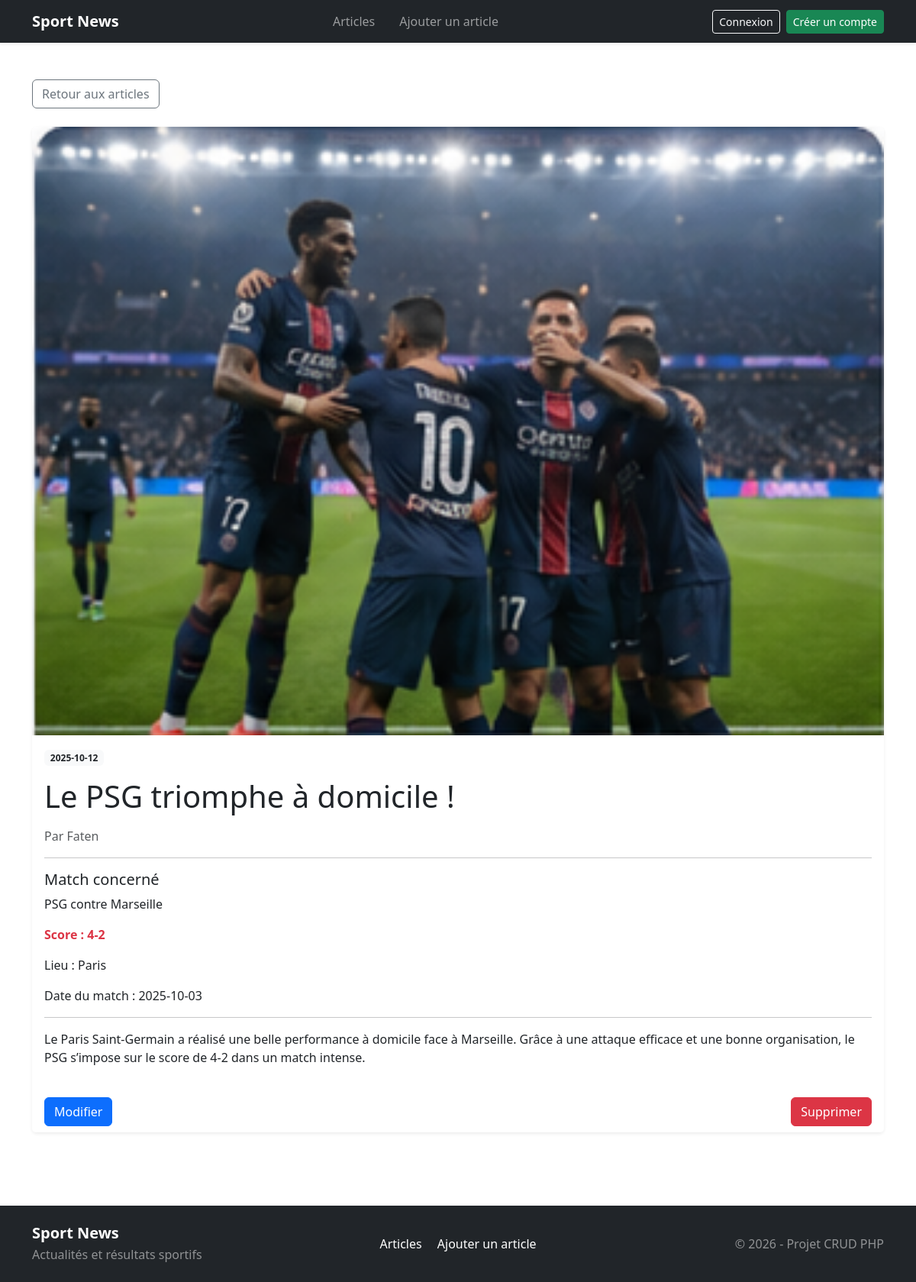
/article/1.html, run on the app's committed database.
### tables this page shows
CREATE TABLE `articles` (
  `id` int(11) NOT NULL,
  `titre` varchar(255) NOT NULL,
  `contenu` text NOT NULL,
  `auteur` varchar(100) NOT NULL,
  `image` varchar(255) NOT NULL,
  `date_publication` date NOT NULL,
  `match_id` int(11) NOT NULL
);

CREATE TABLE `matches` (
  `id` int(11) NOT NULL,
  `equipe1` varchar(100) NOT NULL,
  `equipe2` varchar(100) NOT NULL,
  `score` varchar(20) NOT NULL,
  `lieu` varchar(100) NOT NULL,
  `date_match` date NOT NULL,
  `resume` text NOT NULL
);

### articles/read/show.php (the view, shortened to what this page needs)
<?php
require_once '../../config/database.php';
$id = $_GET['id'];
$sql = "
    SELECT
        articles.id AS article_id,
        articles.titre,
        articles.contenu,
        articles.auteur,
        articles.image,
        articles.date_publication,
        matches.equipe1,
        matches.equipe2,
        matches.score,
        matches.lieu,
        matches.date_match,
        matches.resume
    FROM articles
    JOIN matches
    ON articles.match_id = matches.id
    WHERE articles.id = :id
";
$requete = $pdo->prepare($sql);
$requete->execute([
    'id' => $id
]);
$article = $requete->fetch(PDO::FETCH_ASSOC);
?>
<!DOCTYPE html>
<html lang="fr">
<head>
    <link href="https://cdn.jsdelivr.net/npm/bootstrap@5.3.3/dist/css/bootstrap.min.css" rel="stylesheet">
    <link rel="stylesheet" href="../../assets/css/style.css">
</head>
<body class="d-flex flex-column min-vh-100">
   <?php require_once '../../includes/header.php'; ?>
<main class="container my-5 flex-grow-1">
    <a href="/sport-news-crud/articles/read/index.php"class="btn btn-outline-secondary mb-4">
        Retour aux articles
    </a>
    <div class="card shadow-sm border-0">
        <img
            src="/sport-news-crud/assets/images/<?= htmlspecialchars($article['image']) ?>"
            class="card-img-top"
            alt="Image de l'article"
        >
        <div class="card-body">
            <span class="badge bg-light text-dark mb-3">
                <?= htmlspecialchars($article['date_publication']) ?>
            </span>
            <h1 class="mb-3">
                <?= htmlspecialchars($article['titre']) ?>
            </h1>
            <p class="text-muted">
                Par <?= htmlspecialchars($article['auteur']) ?>
            </p>
            <hr>
            <h5>Match concerné</h5>
            <p>
                <?= htmlspecialchars($article['equipe1']) ?>
                contre
                <?= htmlspecialchars($article['equipe2']) ?>
            </p>
            <p class="text-danger fw-bold">
                Score : <?= htmlspecialchars($article['score']) ?>
            </p>
            <p>
                Lieu : <?= htmlspecialchars($article['lieu']) ?>
            </p>
            <p>
                Date du match : <?= htmlspecialchars($article['date_match']) ?>
            </p>
            <hr>
            <p>
                <?= nl2br(htmlspecialchars($article['contenu'])) ?>
            </p>
        </div>
        <div class="card-footer bg-white border-0 d-flex justify-content-between">
            <a href="/sport-news-crud/articles/update/edit.php?id=<?= $article['article_id'] ?>" class="btn btn-primary">
                Modifier
            </a>
            <a
                href="/sport-news-crud/articles/delete/delete.php?id=<?= $article['article_id'] ?>"
                class="btn btn-danger"
            >
                Supprimer
            </a>
        </div>
    </div>
</main>
<?php require_once '../../includes/footer.php'; ?>
</body>
</html>

### includes/header.php (shortened to what this page needs)
<header>
    <link href="https://cdn.jsdelivr.net/npm/bootstrap@5.3.3/dist/css/bootstrap.min.css" rel="stylesheet">
    <link rel="stylesheet" href="/sport-news-crud/assets/css/style.css">
    <nav class="navbar navbar-expand-lg navbar-dark bg-dark shadow-sm">
    <div class="container d-flex align-items-center">
        <a
            class="navbar-brand fw-bold me-auto"
            href="<?= isset($_SESSION['LOGGED_USER'])
                ? '/sport-news-crud/'
                : '/sport-news-crud/login.php' ?>"
        >
            Sport News
        </a>
        <div class="navbar-nav mx-auto">
            <a
                class="nav-link px-3"
                href="<?= isset($_SESSION['LOGGED_USER'])
                    ? '/sport-news-crud/'
                    : '/sport-news-crud/login.php' ?>"
            >
                Articles
            </a>
            <a
                class="nav-link px-3"
                href="<?= isset($_SESSION['LOGGED_USER'])
                    ? '/sport-news-crud/articles/create/create.php'
                    : '/sport-news-crud/login.php' ?>"
            >
                Ajouter un article
            </a>
        </div>
        <div class="d-flex align-items-center gap-2 ms-auto">
            <?php if (isset($_SESSION['LOGGED_USER'])) : ?>
                <span class="text-white">
                    Bonjour <?= htmlspecialchars($_SESSION['LOGGED_USER']['prenom']) ?>
                </span>
                <a href="/sport-news-crud/logout.php" class="btn btn-outline-light btn-sm">
                    Déconnexion
                </a>
            <?php else : ?>
                <a href="/sport-news-crud/login.php" class="btn btn-outline-light btn-sm">
                    Connexion
                </a>
                <a href="/sport-news-crud/register.php" class="btn btn-success btn-sm">
                    Créer un compte
                </a>
            <?php endif; ?>
        </div>
    </div>
</nav>
</header>

### includes/footer.php
<footer class="bg-dark text-white mt-5 py-4">
    <div class="container">
        <div class="row align-items-center">
            <div class="col-12 col-md-4 mb-3 mb-md-0">
                <h5 class="fw-bold mb-1">Sport News</h5>
                <p class="mb-0 text-white-50">
                    Actualités et résultats sportifs
                </p>
            </div>
            <div class="col-12 col-md-4 mb-3 mb-md-0 text-md-center">
                <a href="/sport-news-crud/" class="text-white text-decoration-none me-3">
                    Articles
                </a>
                <a href="/sport-news-crud/articles/create/create.php" class="text-white text-decoration-none">
                    Ajouter un article
                </a>
            </div>
            <div class="col-12 col-md-4 text-md-end">
                <p class="mb-0 text-white-50">
                    © <?= date('Y') ?> - Projet CRUD PHP
                </p>
            </div>
        </div>
    </div>
</footer>

### data on the page
articles: image (picture), date_publication "2025-10-12", titre "Le PSG triomphe à domicile !", auteur "Faten", match.equipe1 "PSG", match.equipe2 "Marseille", match.score "4-2", match.lieu "Paris", match.date_match "2025-10-03", contenu "Le Paris Saint-Germain a réalisé une belle performance à domicile face à Marseille. Grâce à une attaque efficace et une bonne organisation, le PSG s’impose sur le score de 4-2 dans un match intense."
